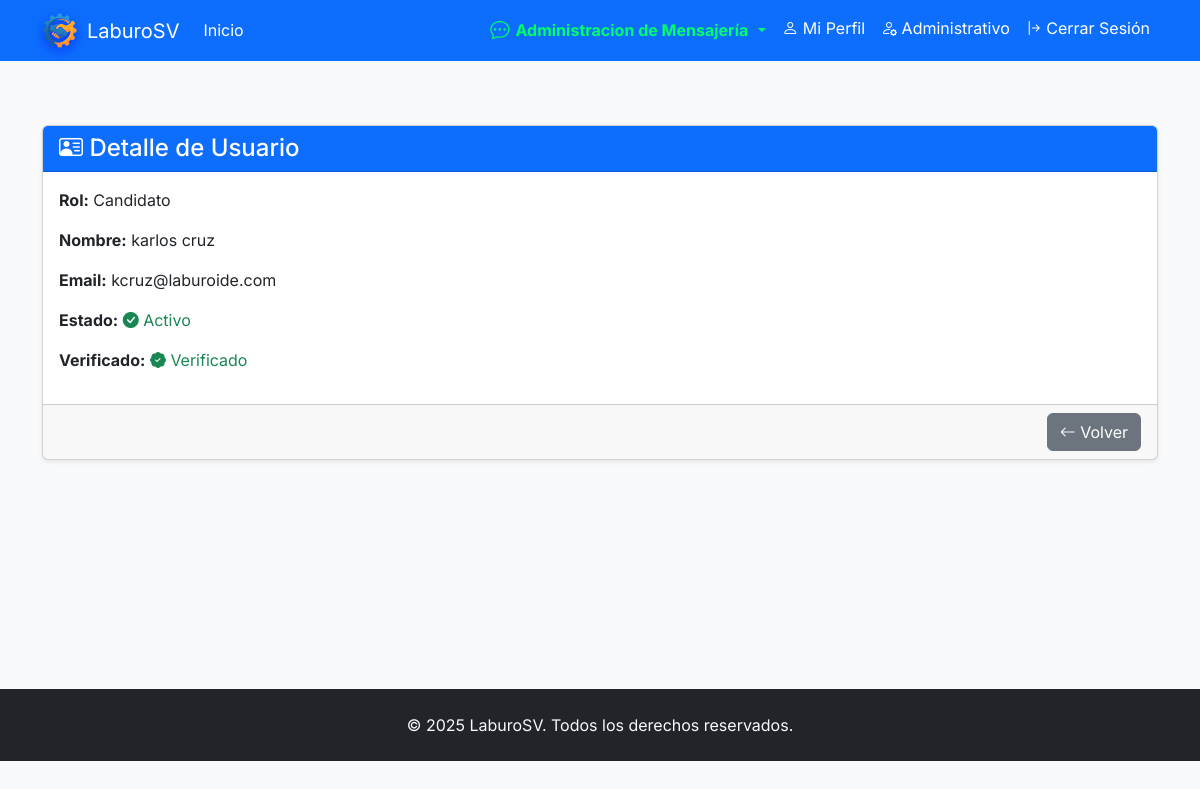
/adminpanel/usuarios/detalle/3/ (signed in), run on the app's committed database.
### usuarios/models.py (models this page shows, shortened)
class Usuario(AbstractUser):
    ROLES = [
        ('admin', 'Administrador'),
        ('empresa', 'Empresa'),
        ('candidato', 'Candidato'),
    ]
    rol = models.CharField(max_length=20, choices=ROLES)
    verificado = models.BooleanField(default=False)
    fecha_registro = models.DateTimeField(auto_now_add=True)
    codigo_verificacion = models.CharField(max_length=6, blank=True, null=True)

### adminpanel/views.py (the view)
# urls.py: path('usuarios/detalle/<int:usuario_id>/', usuario_detalle, name='usuario_detalle'),
@solo_admin
def usuario_detalle(request, usuario_id):
    usuario = get_object_or_404(Usuario, id=usuario_id)
    if usuario.rol == "candidato":
        volver_url = reverse("adminpanel:listar_candidatos")
    elif usuario.rol == "empresa":
        volver_url = reverse("adminpanel:listar_empresas")
    else:
        volver_url = reverse("adminpanel:dashboard_admin")  # fallback
    contexto = {
        "usuario": usuario,
        "volver_url": volver_url
    }
    return render(request, "admin/usuarios/usuario_detalle.html", contexto)

### templates/admin/usuarios/usuario_detalle.html
{% extends "base.html" %}
{% block content %}
<div class="container mt-4">
    <div class="card shadow-sm">
        <div class="card-header bg-primary text-white">
            <h4 class="mb-0">
                <i class="bi bi-person-vcard"></i>
                Detalle de Usuario
            </h4>
        </div>
        <div class="card-body">
            <p><strong>Rol:</strong> {{ usuario.get_rol_display }}</p>
            {% if usuario.rol == "empresa" %}
                <p><strong>Nombre de la Empresa:</strong> {{ usuario.first_name }}</p>
            {% else %}
                <p><strong>Nombre:</strong> {{ usuario.first_name }} {{ usuario.last_name }}</p>
            {% endif %}
            <p><strong>Email:</strong> {{ usuario.email }}</p>
            <p><strong>Estado:</strong>
                {% if usuario.is_active %}
                    <span class="text-success"><i class="bi bi-check-circle-fill"></i> Activo</span>
                {% else %}
                    <span class="text-danger"><i class="bi bi-x-circle-fill"></i> Inactivo</span>
                {% endif %}
            </p>
            <p><strong>Verificado:</strong>
                {% if usuario.verificado %}
                    <span class="text-success"><i class="bi bi-patch-check-fill"></i> Verificado</span>
                {% else %}
                    <span class="text-danger"><i class="bi bi-x-circle-fill"></i> No Verificado</span>
                {% endif %}
            </p>
        </div>
        <div class="card-footer text-end">
            <a href="{{ volver_url }}" class="btn btn-secondary">
                <i class="bi bi-arrow-left"></i> Volver
            </a>
        </div>
    </div>
</div>
{% endblock %}

### static/css/custom.css (style rules this page uses)
:root { --brand-color: #0d6efd; --bg-soft: #f8f9fa; }
html, body { height: 100%; }
body { font-family: 'Inter', system-ui, -apple-system, 'Segoe UI', Roboto, 'Helvetica Neue', Arial; background-color: var(--bg-soft); color: #222; }

### data on the page
Usuario: rol "Candidato", first_name "karlos", last_name "cruz", email "kcruz@laburoide.com"
